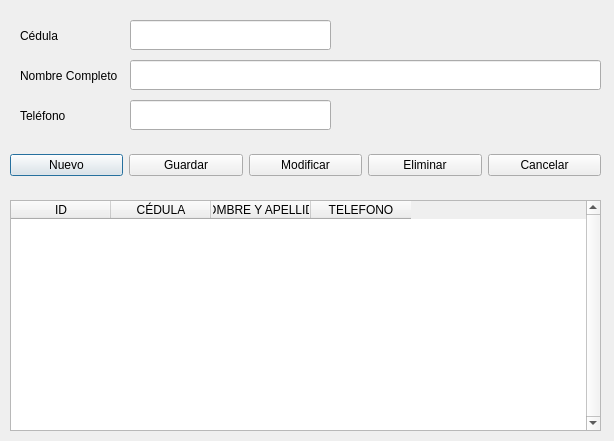
<?xml version="1.0" encoding="UTF-8"?>
<ui version="4.0">
 <class>frmCobrador</class>
 <widget class="QDialog" name="frmCobrador">
  <property name="geometry">
   <rect>
    <x>0</x>
    <y>0</y>
    <width>614</width>
    <height>441</height>
   </rect>
  </property>
  <property name="windowTitle">
   <string>frmCobradores</string>
  </property>
  <property name="windowIcon">
   <iconset>
    <normaloff>../Recursos/clientes.png</normaloff>../Recursos/clientes.png</iconset>
  </property>
  <widget class="QTableWidget" name="tCobradores">
   <property name="geometry">
    <rect>
     <x>10</x>
     <y>200</y>
     <width>591</width>
     <height>231</height>
    </rect>
   </property>
   <property name="verticalScrollBarPolicy">
    <enum>Qt::ScrollBarAlwaysOn</enum>
   </property>
   <property name="horizontalScrollBarPolicy">
    <enum>Qt::ScrollBarAlwaysOff</enum>
   </property>
   <property name="editTriggers">
    <set>QAbstractItemView::NoEditTriggers</set>
   </property>
   <attribute name="verticalHeaderVisible">
    <bool>false</bool>
   </attribute>
   <column>
    <property name="text">
     <string>ID</string>
    </property>
   </column>
   <column>
    <property name="text">
     <string>CÉDULA</string>
    </property>
   </column>
   <column>
    <property name="text">
     <string>NOMBRE Y APELLIDO</string>
    </property>
    <property name="background">
     <color>
      <red>44</red>
      <green>88</green>
      <blue>132</blue>
     </color>
    </property>
   </column>
   <column>
    <property name="text">
     <string>TELEFONO</string>
    </property>
   </column>
  </widget>
  <widget class="QLabel" name="label">
   <property name="geometry">
    <rect>
     <x>20</x>
     <y>20</y>
     <width>111</width>
     <height>31</height>
    </rect>
   </property>
   <property name="text">
    <string>Cédula</string>
   </property>
  </widget>
  <widget class="QLabel" name="label_2">
   <property name="geometry">
    <rect>
     <x>20</x>
     <y>60</y>
     <width>111</width>
     <height>31</height>
    </rect>
   </property>
   <property name="text">
    <string>Nombre Completo</string>
   </property>
  </widget>
  <widget class="QLabel" name="label_3">
   <property name="geometry">
    <rect>
     <x>20</x>
     <y>100</y>
     <width>111</width>
     <height>31</height>
    </rect>
   </property>
   <property name="text">
    <string>Teléfono</string>
   </property>
  </widget>
  <widget class="QLineEdit" name="txtCedula">
   <property name="geometry">
    <rect>
     <x>130</x>
     <y>20</y>
     <width>201</width>
     <height>30</height>
    </rect>
   </property>
  </widget>
  <widget class="QLineEdit" name="txtNombre">
   <property name="geometry">
    <rect>
     <x>130</x>
     <y>60</y>
     <width>471</width>
     <height>30</height>
    </rect>
   </property>
  </widget>
  <widget class="QLineEdit" name="txtTelefono">
   <property name="geometry">
    <rect>
     <x>130</x>
     <y>100</y>
     <width>201</width>
     <height>30</height>
    </rect>
   </property>
  </widget>
  <widget class="QWidget" name="">
   <property name="geometry">
    <rect>
     <x>10</x>
     <y>150</y>
     <width>591</width>
     <height>31</height>
    </rect>
   </property>
   <layout class="QGridLayout" name="gridLayout">
    <item row="0" column="0">
     <widget class="QPushButton" name="btnNuevo">
      <property name="text">
       <string>Nuevo</string>
      </property>
      <property name="icon">
       <iconset>
        <normaloff>../Recursos/nuevo.png</normaloff>../Recursos/nuevo.png</iconset>
      </property>
     </widget>
    </item>
    <item row="0" column="1">
     <widget class="QPushButton" name="btnGuardar">
      <property name="text">
       <string>Guardar</string>
      </property>
      <property name="icon">
       <iconset>
        <normaloff>../Recursos/guardar.png</normaloff>../Recursos/guardar.png</iconset>
      </property>
     </widget>
    </item>
    <item row="0" column="2">
     <widget class="QPushButton" name="btnModificar">
      <property name="text">
       <string>Modificar</string>
      </property>
      <property name="icon">
       <iconset>
        <normaloff>../Recursos/editar.png</normaloff>../Recursos/editar.png</iconset>
      </property>
     </widget>
    </item>
    <item row="0" column="3">
     <widget class="QPushButton" name="btnEliminar">
      <property name="text">
       <string>Eliminar</string>
      </property>
      <property name="icon">
       <iconset>
        <normaloff>../Recursos/eliminar.png</normaloff>../Recursos/eliminar.png</iconset>
      </property>
     </widget>
    </item>
    <item row="0" column="4">
     <widget class="QPushButton" name="btnCancelar">
      <property name="text">
       <string>Cancelar</string>
      </property>
      <property name="icon">
       <iconset>
        <normaloff>../Recursos/cancelar.png</normaloff>../Recursos/cancelar.png</iconset>
      </property>
     </widget>
    </item>
   </layout>
  </widget>
 </widget>
 <resources/>
 <connections/>
</ui>
